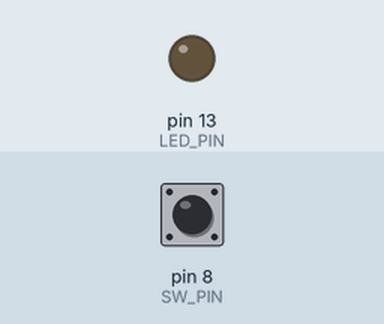
Simulated run of this sketch. Board: Arduino Uno, built with avr-gcc and run on an emulated ATmega328P. Shown: output pins drawn as LEDs (lit = HIGH). The test bench sets the inputs (shaded band); at power-on: pin 8 (SW_PIN) LOW.

Above: at 1.2 s.
1.3 s: pin 8 (SW_PIN) pulled HIGH for 0.15 s
At 1.8 s:
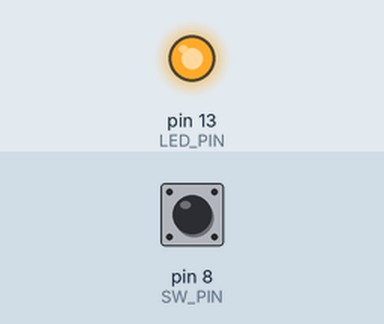
2.9 s: pin 8 (SW_PIN) pulled HIGH for 1 s
At 4.3 s:
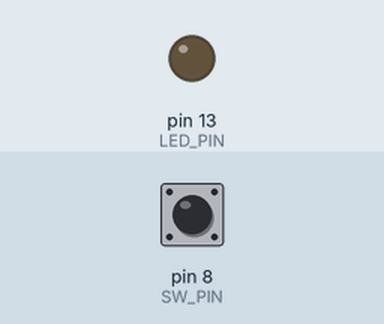
5.4 s: pin 8 (SW_PIN) pulled HIGH for 3.2 s
At 9.1 s:
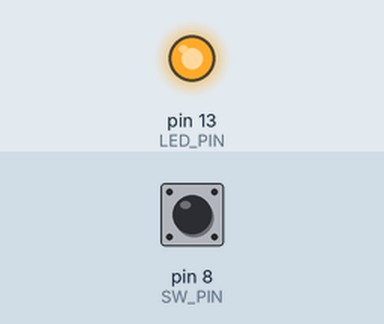
Timing chart, 0 to 10.6 s (numbered marks = the images above; inputs shaded):
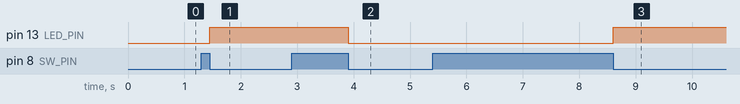

The sketch:

diy4_2.ino
```cpp
// LED 切換開關

const byte LED_PIN = 13;
const byte SW_PIN = 8;    // 開關在腳8
bool lastState = LOW; // 記錄上次的開關狀態，預設為「低電位」
bool toggle = 0;    // 輸出給 LED 的訊號，預設為0，等同LOW。

void setup()
{
  pinMode(LED_PIN, OUTPUT);
  pinMode(SW_PIN, INPUT);
}

void loop()
{
  bool b1 = digitalRead(SW_PIN);

  if (b1)
  {
    lastState = b1;
  }

  if (b1 != lastState)
  {
    toggle = 1- toggle;  // 另一種寫法：toggle = !toggle;
    digitalWrite(LED_PIN, toggle);
    lastState = LOW;
  }
}
```

Measured:
- after the input at 1.3 s, pin 13 (LED_PIN): LOW → HIGH after 0.15 s
- after the input at 2.9 s, pin 13 (LED_PIN): HIGH → LOW after 1.0 s
- after the input at 5.4 s, pin 13 (LED_PIN): LOW → HIGH after 3.2 s
